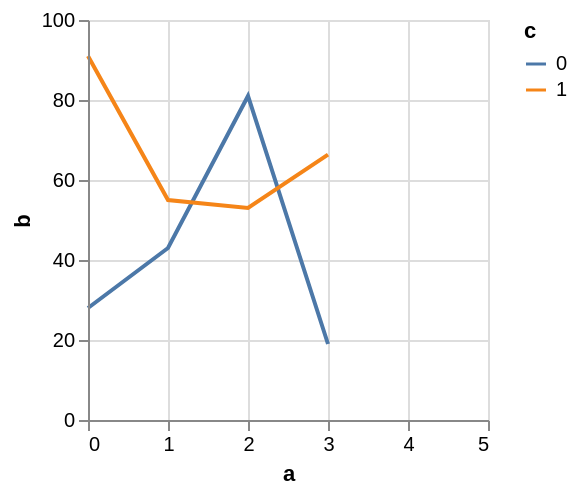

Source (Vega-Lite JSON):
### Vega specification from a JSON file in a GitHub repository (floating-point values rounded to 4 significant figures)
{"$schema": "https://vega.github.io/schema/vega/v5.json", "autosize": "pad", "padding": 5, "width": 200, "height": 200, "style": "cell", "data": [{"name": "source_0", "values": [{"a": 0, "b": 28, "c": 0}, {"a": 0, "b": 91, "c": 1}, {"a": 1, "b": 43, "c": 0}, {"a": 1, "b": 55, "c": 1}, {"a": 2, "b": 81, "c": 0}, {"a": 2, "b": 53, "c": 1}, {"a": 3, "b": 19, "c": 0}]}, {"name": "data_0", "source": "source_0", "transform": [{"type": "formula", "expr": "toNumber(datum[\"a\"])", "as": "a"}, {"type": "impute", "field": "b", "key": "a", "method": "value", "groupby": ["c"], "value": null}, {"type": "window", "as": ["imputed_b_value"], "ops": ["mean"], "fields": ["b"], "frame": [null, null], "ignorePeers": false, "groupby": ["c"]}, {"type": "formula", "expr": "datum.b === null ? datum.imputed_b_value : datum.b", "as": "b"}]}], "marks": [{"name": "pathgroup", "type": "group", "from": {"facet": {"name": "faceted_path_main", "data": "data_0", "groupby": ["c"]}}, "encode": {"update": {"width": {"field": {"group": "width"}}, "height": {"field": {"group": "height"}}}}, "marks": [{"name": "marks", "type": "line", "style": ["line"], "sort": {"field": "datum[\"a\"]"}, "from": {"data": "faceted_path_main"}, "encode": {"update": {"stroke": {"scale": "color", "field": "c"}, "x": {"scale": "x", "field": "a"}, "y": {"scale": "y", "field": "b"}, "defined": {"signal": "datum[\"a\"] !== null && !isNaN(datum[\"a\"]) && datum[\"b\"] !== null && !isNaN(datum[\"b\"])"}}}}]}], "scales": [{"name": "x", "type": "linear", "domain": {"data": "data_0", "field": "a"}, "range": [0, {"signal": "width"}], "nice": 1, "zero": false}, {"name": "y", "type": "linear", "domain": {"data": "data_0", "field": "b"}, "range": [{"signal": "height"}, 0], "nice": true, "zero": true}, {"name": "color", "type": "ordinal", "domain": {"data": "data_0", "field": "c", "sort": true}, "range": "category"}], "axes": [{"scale": "x", "orient": "bottom", "grid": false, "title": "a", "labelFlush": true, "labelOverlap": true, "tickCount": {"signal": "ceil(width/40)"}, "zindex": 1}, {"scale": "x", "orient": "bottom", "gridScale": "y", "grid": true, "tickCount": {"signal": "ceil(width/40)"}, "domain": false, "labels": false, "maxExtent": 0, "minExtent": 0, "ticks": false, "zindex": 0}, {"scale": "y", "orient": "left", "grid": false, "title": "b", "labelOverlap": true, "tickCount": {"signal": "ceil(height/40)"}, "zindex": 1}, {"scale": "y", "orient": "left", "gridScale": "x", "grid": true, "tickCount": {"signal": "ceil(height/40)"}, "domain": false, "labels": false, "maxExtent": 0, "minExtent": 0, "ticks": false, "zindex": 0}], "legends": [{"stroke": "color", "gradientLength": {"signal": "clamp(height, 64, 200)"}, "symbolType": "stroke", "title": "c"}]}
